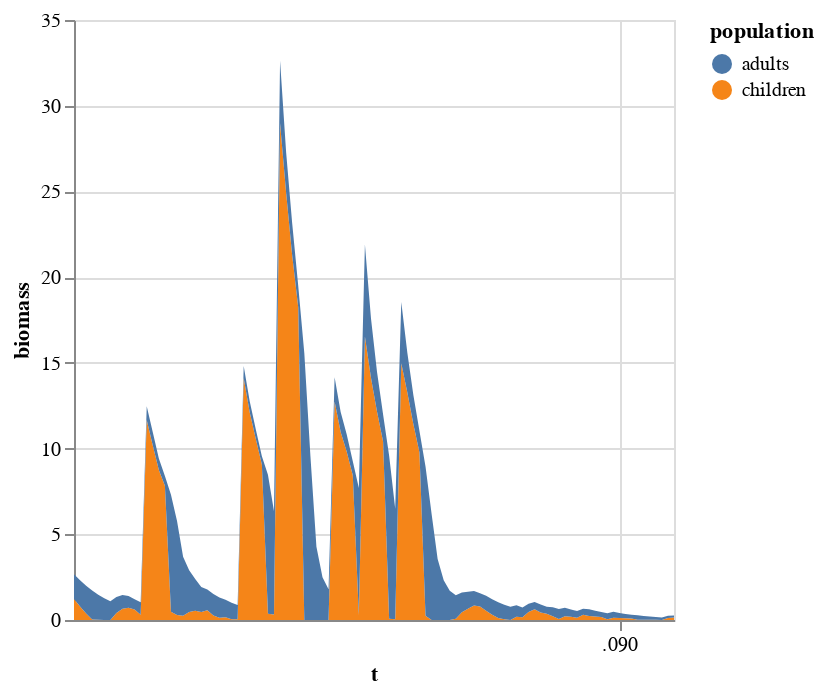

The notebook cell saved with this chart:
### Code cell
esc_population = prepare_for_altair(esc_ep)

esc_population_short = esc_population[triv_population.t < 100]

alt.Chart(esc_population_short).mark_area().encode(
    x="t:T",
    y="biomass:Q",
    color="population:N"
)

### Figure 1 — Vega-Lite specification as saved in the notebook (floating-point values rounded to 4 significant figures; data arrays with more than 128 entries replaced by an {"elided": "..."} marker saying what was removed)
{"config": {"view": {"continuousWidth": 300, "continuousHeight": 300}}, "data": {"name": "data-7ec441c627e36ce6764b2a283b4cafb8"}, "mark": {"type": "area"}, "encoding": {"color": {"field": "population", "type": "nominal"}, "x": {"field": "t", "type": "temporal"}, "y": {"field": "biomass", "type": "quantitative"}}, "$schema": "https://vega.github.io/schema/vega-lite/v5.17.0.json", "datasets": {"data-7ec441c627e36ce6764b2a283b4cafb8": {"elided": "200 records"}}}
